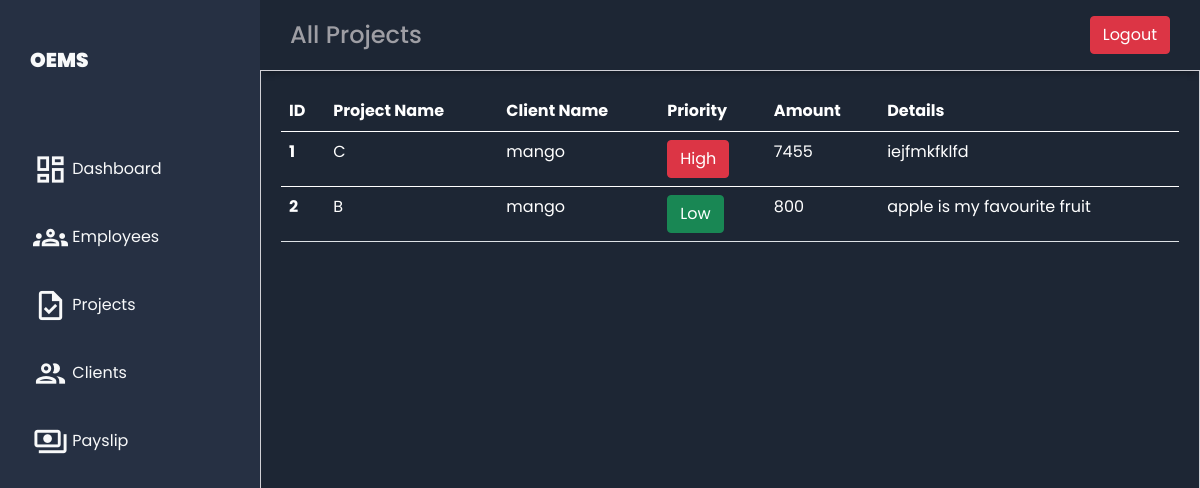
The app's page /all_project/ with its own data.
### emp_app/models.py (models this page shows, shortened)
class Project(models.Model):
    project_name = models.CharField(max_length= 100, null= True)
    project_details = models.TextField(blank=True, max_length=255)
    amount = models.IntegerField(default=0)
    priority = models.CharField(max_length=100,null=True, blank=True)
    client_name = models.ForeignKey(Client, on_delete=models.CASCADE)

class Client(models.Model):
    client_name = models.CharField(max_length=255, null= False)
    client_email = models.EmailField(max_length=255, blank = True)
    client_phone = models.IntegerField(default=0)
    gender= models.CharField(max_length=255, null= False)
    website = models.CharField(max_length=255)
    def __str__(self):
        return self.client_name

### emp_app/views.py (the view)
# urls.py: path('all_project/',all_project,name='all_project'),
def all_project(request):
    projects = Project.objects.all()
    context = {
        'projects': projects
    }
    return render(request, 'projects/all_project.html', context)

### templates/projects/all_project.html (shortened to what this page needs)
{% extends "employees/base.html" %}
{% load static %}
{% block header %}All Projects{% endblock %}
{% block content %}
<link rel="stylesheet" href="{% static '/css/view_all_emp.css' %}">
<main class="main-container">
    <table class="table text-white">
      <thead>
        <tr>
          <th scope="col">ID</th>
          <th scope="col">Project Name</th>
          <th scope="col">Client Name</th>
          <th scope="col">Priority</th>
          <th scope="col">Amount</th>
          <th scope="col">Details</th>
        </tr>
      </thead>
        {% for project in projects %}
      <tbody>
        <tr>
          <th scope="row">{{forloop.counter}}</th>
          <td>{{project.project_name}}</td>
          <td>{{project.client_name}}</td>
          <td>{% if project.priority %}
            <span type="button" class="btn btn-danger">High</span>
            {% else %}
            <span type="button" class="btn btn-success">Low</span>
            {% endif %}
            </td>
          <td>{{project.amount}}</td>
          <td>{{project.project_details}}</td>
        </tr>
        {% endfor %}
      </tbody>
    </table>
</main>
{% endblock %}

### static/css/base.css (style rules this page uses)
body { margin: 0; padding: 0; background-color: #1d2634; color: #9e9ea4; font-family: 'Poppins', sans-serif; }

### static/css/view_all_emp.css (style rules this page uses)
.main-container { grid-area: main; overflow-y: auto; padding: 20px 20px; color: rgba(255, 255, 255, 0.95); border: 1px solid #d1d1d6; }

### records on screen
Project: project_name "C", client_name "mango", priority "High", amount "7455", project_details "iejfmkfklfd"
Project: project_name "B", client_name "mango", priority "Low", amount "800", project_details "apple is my favourite fruit"
